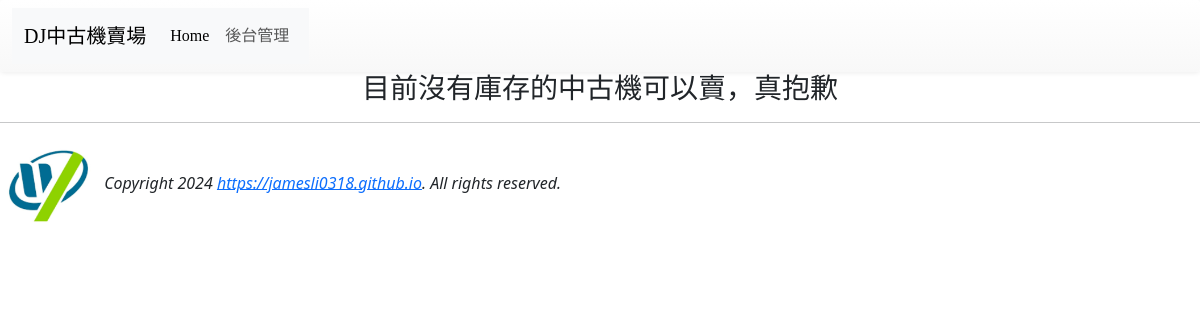
Before: / with the older database file.
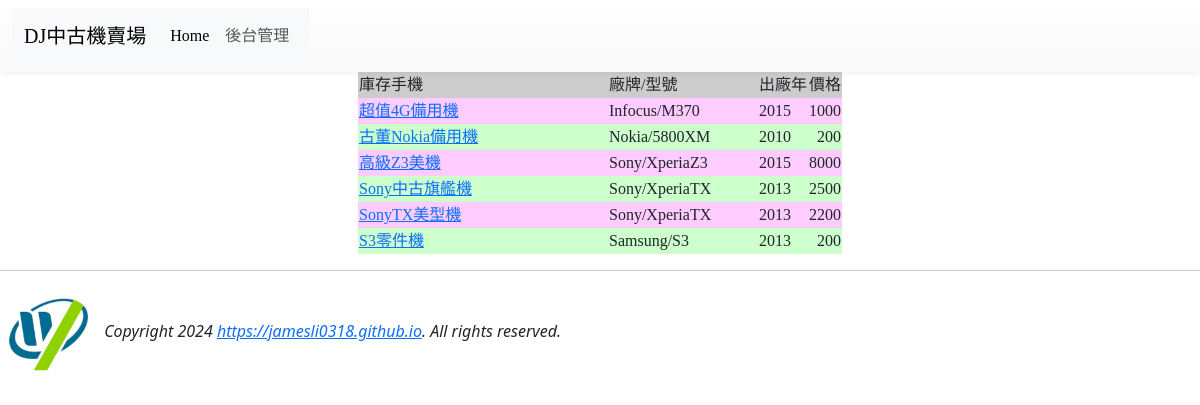
After: the same page with the newer database file.
### phone/models.py (models this page shows, shortened)
class Product(models.Model):
    pmodel = models.ForeignKey(PModel, on_delete=models.CASCADE)
    nickname = models.CharField(max_length=15, default='超值二手機')
    description = models.TextField(default='無')
    year = models.PositiveIntegerField(default=2016)
    price = models.PositiveIntegerField(default=0)

class PModel(models.Model):
    maker = models.ForeignKey(Maker, on_delete=models.CASCADE)
    name = models.CharField(max_length=20)
    url = models.URLField(default='http://test')
    def __str__(self):
        return self.name

class Maker(models.Model):
    name = models.CharField(max_length=10)
    country = models.CharField(max_length=10)

### phone/views.py (the view)
# urls.py: path('', views.index)
def index(request):
    products = models.Product.objects.all()
    return render(request, 'index.html', locals())

### templates/index.html (shortened to what this page needs)
{% extends "base.html" %}
{% block content %}
<div class='container' align=center>
    {% for p in products %}
    {% if forloop.first %}
    <table>
        <tr bgcolor='#cccccc'>
            <td width=250>庫存手機</td>
            <td width=150>廠牌/型號</td>
            <td width=50>出廠年</td>
            <td>價格</td></tr>
    {% endif %}
        <tr bgcolor='{% cycle "#ffccff" "ccffcc" %}'>
            <td><a href='{% url "detail-url" p.id %}'>{{ p.nickname }}</a></td>
            <td>{{ p.pmodel.maker.name }}/{{ p.pmodel }}</td>
            <td>{{ p.year  }}</td>
            <td align=right>{{ p.price }}</td>
        </tr>
    {% if forloop.last %}
    </table>
    {% endif %}
    {% empty %}
    <h3>目前沒有庫存的中古機可以賣，真抱歉</h3>
    {% endfor %}
</div>
{% endblock %}

### templates/base.html (shortened to what this page needs)
<!DOCTYPE html>
<html>
<head>
<link href="https://cdn.jsdelivr.net/npm/bootstrap@5.3.0-alpha1/dist/css/bootstrap.min.css" rel="stylesheet">
<link rel="stylesheet" href="https://maxcdn.bootstrapcdn.com/bootstrap/3.3.6/css/bootstrap-theme.min.css">
</head>
<body>
{% include "header.html" %}
{% block content %}{% endblock %}
{% include "footer.html" %}
</body>
</html>

### templates/header.html (shortened to what this page needs)
<nav class='navbar navbar-default'>
    <div class='container-fluid'>
        <nav class="navbar navbar-expand-lg bg-body-tertiary">
            <div class="container-fluid">
              <a class="navbar-brand" href="#"> DJ中古機賣場</a>
              <div class="collapse navbar-collapse" id="navbarNavAltMarkup">
                <div class="navbar-nav">
                  <a class="nav-link active" aria-current="page" href="/">Home</a>
                  <a class="nav-link" href="/admin">後台管理</a>
                </div>
              </div>
            </div>
          </nav>
    </div>
</nav>

### templates/footer.html
<hr>
{% load static %}
<img src="{% static "images/wiwynn.jpg" %}" width=100>
<em>Copyright 2024 <a href='https://jamesli0318.github.io'>https://jamesli0318.github.io</a>. All rights reserved.</em>

### templates/base.html (style rules this page uses)
h1, h2, h3, h4, h5, p, div { font-family: 微軟正黑體; }

Changed rows visible on the page:
added Product: shows "庫存手機", nickname "超值4G備用機", pmodel.maker.name "Infocus", pmodel "M370", year "2015", price "1000"
added Product: nickname "古董Nokia備用機", pmodel.maker.name "Nokia", pmodel "5800XM", year "2010", price "200"
added Product: nickname "高級Z3美機", pmodel.maker.name "Sony", pmodel "XperiaZ3", year "2015", price "8000"
added Product: nickname "Sony中古旗艦機", pmodel.maker.name "Sony", pmodel "XperiaTX", year "2013", price "2500"
added Product: nickname "SonyTX美型機", pmodel.maker.name "Sony", pmodel "XperiaTX", year "2013", price "2200"
added Product: nickname "S3零件機", pmodel.maker.name "Samsung", pmodel "S3", year "2013", price "200"
Other visible differences:
text no longer shown: "目前沒有庫存的中古機可以賣，真抱歉"
